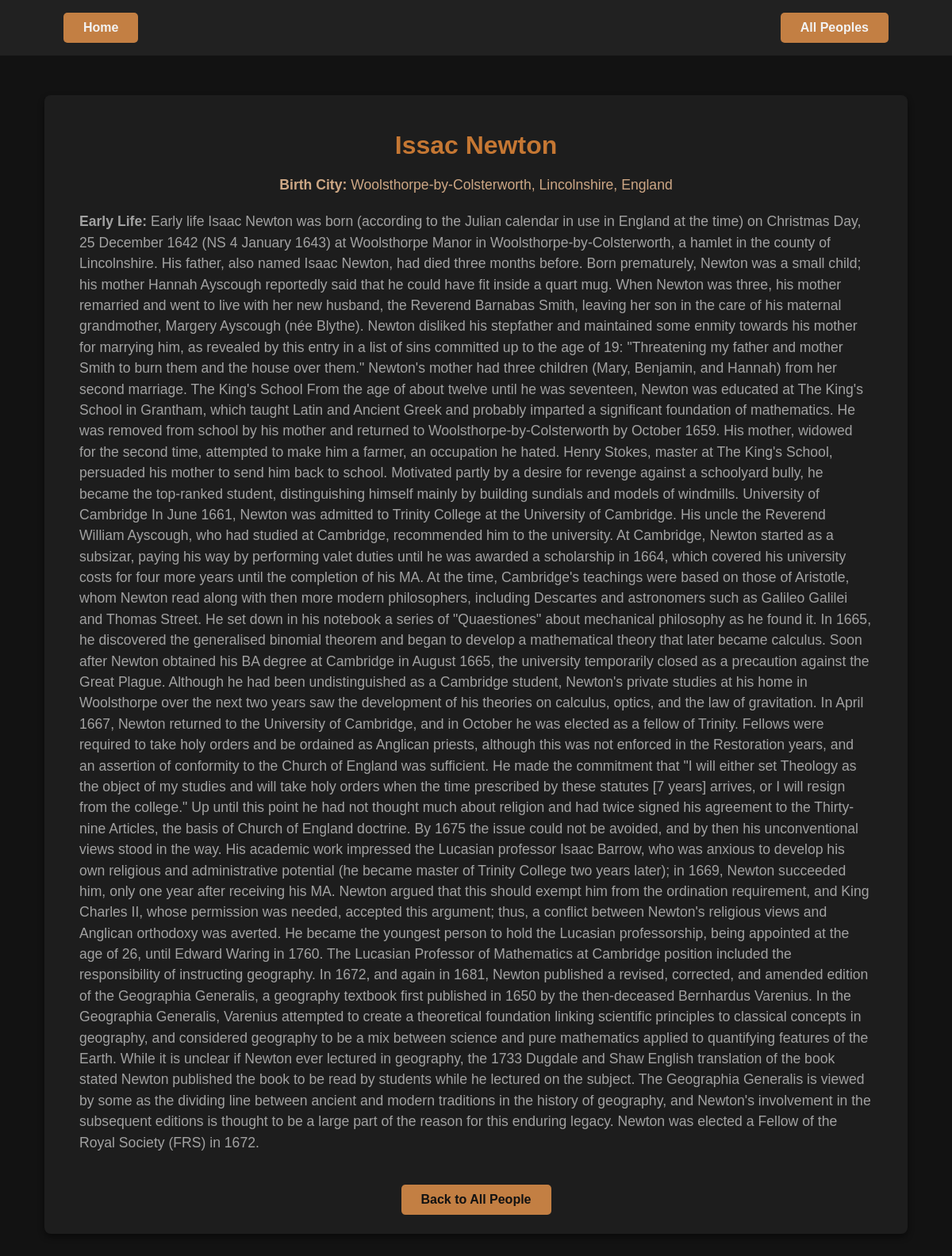
The page /person/5 on the database as committed earlier.
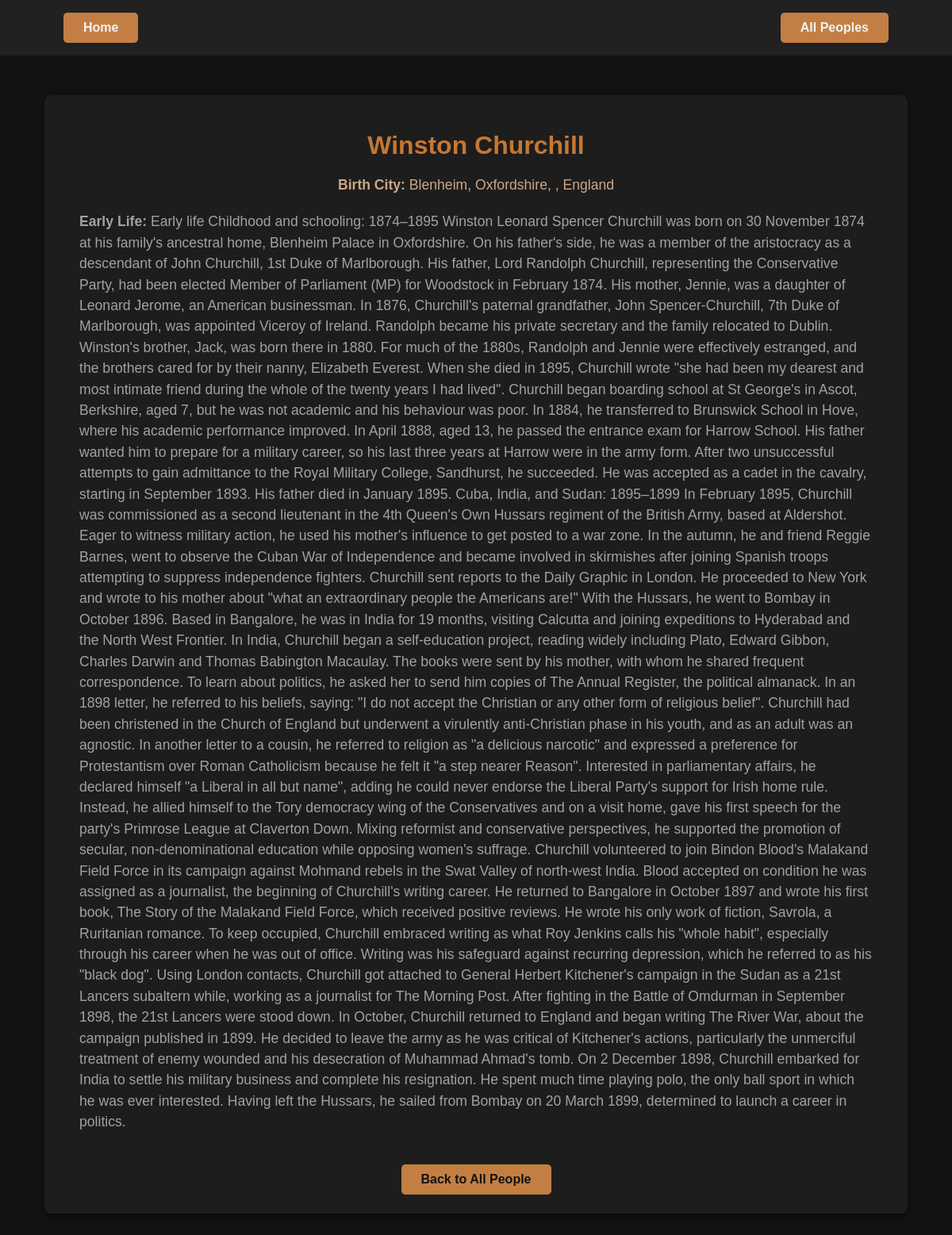
The same page on the database as committed later.
### models/models.py (models this page shows, shortened)
class Person(db.Model):
    id = db.Column(db.Integer, primary_key=True)
    first_name = db.Column(db.String(100), nullable=False)
    last_name = db.Column(db.String(100), nullable=True)  # Nullable to handle single names
    birth_city = db.Column(db.String(100))
    early_life = db.Column(db.String(250))

### app.py (the view)
@app.route('/person/<int:id>')
def person_details(id):
    person = Person.query.get_or_404(id)
    if person.early_life and "early life" in person.early_life.lower():
        person.early_life = person.early_life.replace("Early Life", "").strip().lstrip(":")
    return render_template('details.html', person=person)

### templates/details.html (shortened to what this page needs)
{% extends 'base.html' %}
{% block content %}
<div class="details-container container">
  <h1>{{ person.first_name }} {{ person.last_name }}</h1>
  <p class="birth_city"><strong>Birth City:</strong> {{ person.birth_city or 'Information Not Found' }}</p>
  <p><strong>Early Life:</strong> {{ person.early_life }}</p>
  <a href="{{ url_for('all_people') }}">Back to All People</a>
</div>
{% endblock %}

Rows that differ between the two databases and show on the page:
changed Person: first_name "Issac" → "Winston"; last_name "Newton" → "Churchill"; birth_city "Woolsthorpe-by-Colsterworth, Lincolnshire, England" → "Blenheim, Oxfordshire, , England"; early_life "Early life Isaac Newton was born (according to the Julian calendar in use in England at the time) on Christmas Day, 25 December 1642 (NS 4 January 1643) at Woolsthorpe Manor in Woolsthorpe-by-Colsterworth, a hamlet in the county of Lincolnshire. His father, also named Isaac Newton, had died three months before. Born prematurely, Newton was a small child; his mother Hannah Ayscough reportedly said that he could have fit inside a quart mug. When Newton was three, his mother remarried and went to live with her new husband, the Reverend Barnabas Smith, leaving her son in the care of his maternal grandmother, Margery Ayscough (née Blythe). Newton disliked his stepfather and maintained some…" → "Early life Childhood and schooling: 1874–1895 Winston Leonard Spencer Churchill was born on 30 November 1874 at his family's ancestral home, Blenheim Palace in Oxfordshire. On his father's side, he was a member of the aristocracy as a descendant of John Churchill, 1st Duke of Marlborough. His father, Lord Randolph Churchill, representing the Conservative Party, had been elected Member of Parliament (MP) for Woodstock in February 1874. His mother, Jennie, was a daughter of Leonard Jerome, an American businessman. In 1876, Churchill's paternal grandfather, John Spencer-Churchill, 7th Duke of Marlborough, was appointed Viceroy of Ireland. Randolph became his private secretary and the family…"
